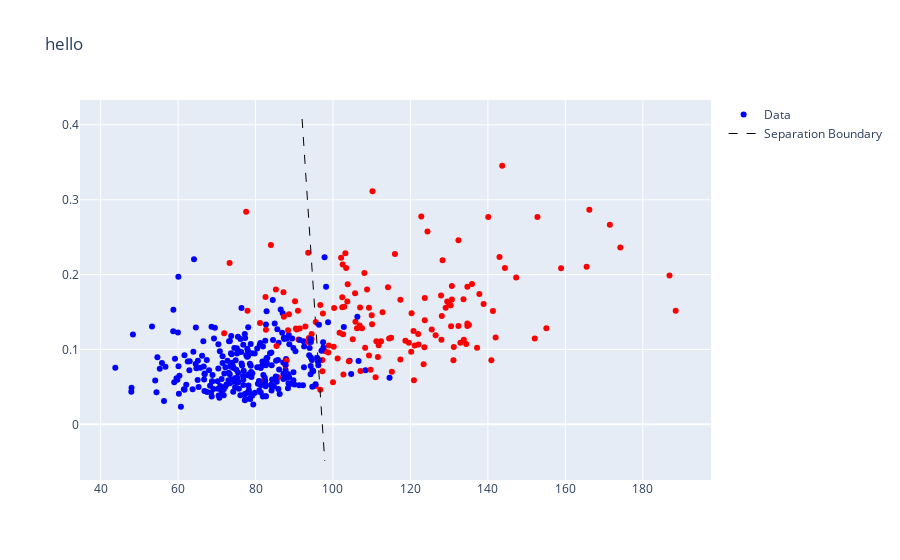

The notebook cell this image was saved under:
### Code cell
# Visualisation of the results
fig = go.Figure()
colors = Y_train.map({0: "red", 1: "blue"})
fig.add_trace(
    go.Scatter(
        x=X_train["mean perimeter"],
        y=X_train["mean compactness"],
        mode="markers",
        marker=dict(color=colors),
        name="Data"
    )
)

# Adding the separation boundary
theta0 = model.intercept_
theta1, theta2 = model.coef_[0]
x1_values = np.linspace(X_train["mean perimeter"].min(), X_train["mean perimeter"].max(), 100)
func = lambda x: (-theta0 - theta1 * x) / theta2
x2_values = func(x1_values)
arr_plot = np.array(list(zip(x1_values, x2_values)))
arr_plot = arr_plot[(arr_plot[:, 1] >= X_train["mean compactness"].min() - 0.1) & (arr_plot[:, 1] <= X_train["mean compactness"].max() + 0.1)]
fig.add_trace(
    go.Scatter(
        x=arr_plot[:, 0],
        y=arr_plot[:, 1],
        mode='lines',
        name="Separation Boundary",
        line=dict(color="black", width=1, dash="dash")
    )
)
fig.update_layout(
    title_text="Separation Boundary on Training Set"
)

### Figure 1 — Plotly figure (JSON) as saved in the notebook; plotly's stock layout.template omitted (floating-point values rounded to 4 significant figures; data arrays with more than 128 entries replaced by an {"elided": "..."} marker saying what was removed)
{"data": [{"marker": {"color": {"elided": "426 str values"}}, "mode": "markers", "name": "Data", "type": "scatter", "x": {"elided": "426 float values"}, "y": {"elided": "426 float values"}}, {"line": {"color": "black", "dash": "dash", "width": 1}, "mode": "lines", "name": "Separation Boundary", "type": "scatter", "x": [92.03, 93.49, 94.95, 96.41, 97.87], "y": [0.4078, 0.2936, 0.1794, 0.06521, -0.04898]}], "layout": {"title": {"text": "hello"}}}
